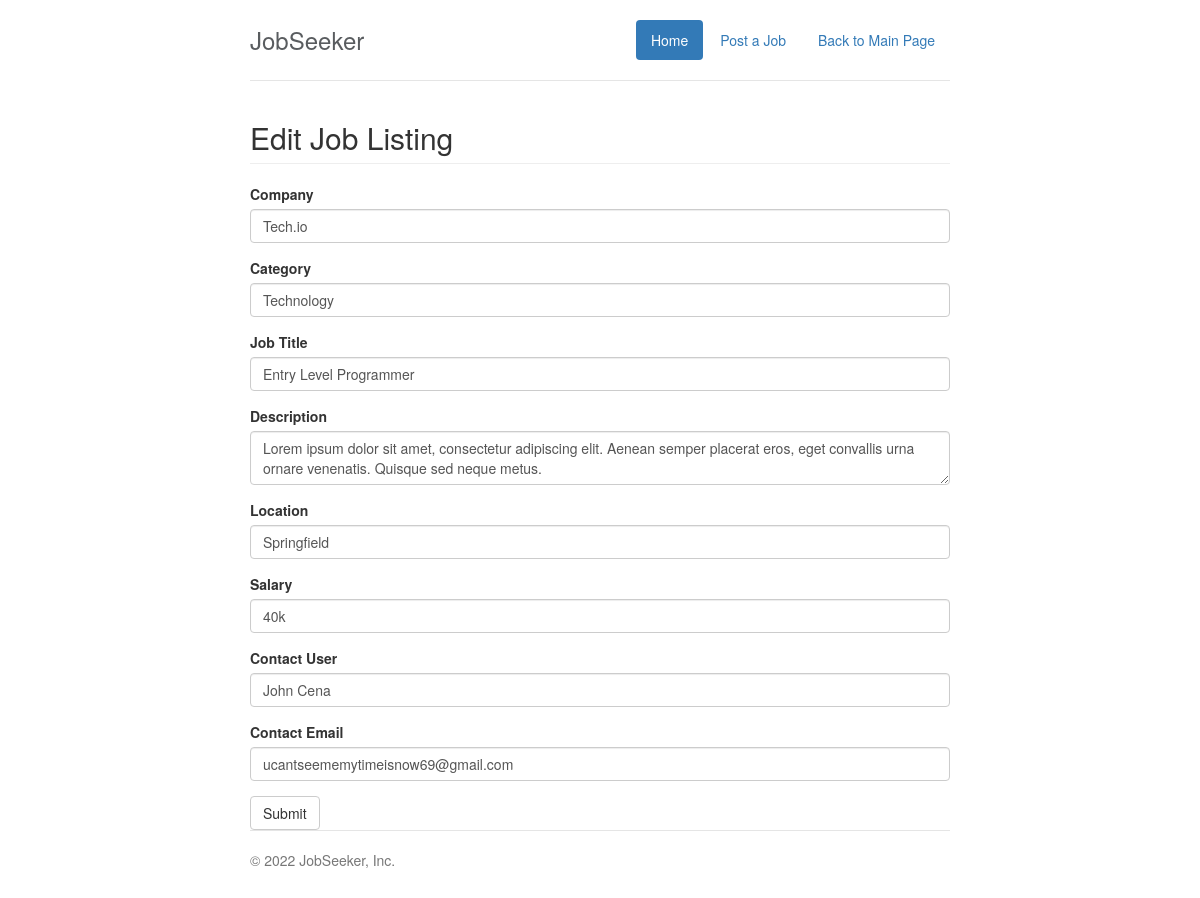
Page /employer/edit.php?id=2 on the committed database.
### tables this page shows
CREATE TABLE `jobs` (
  `id` int(11) NOT NULL,
  `category_id` int(11) NOT NULL,
  `company` varchar(255) NOT NULL,
  `job_title` varchar(255) NOT NULL,
  `description` varchar(255) NOT NULL,
  `salary` varchar(255) NOT NULL,
  `location` varchar(255) NOT NULL,
  `contact_user` varchar(255) NOT NULL,
  `contact_email` varchar(255) NOT NULL,
  `post_date` timestamp NOT NULL DEFAULT current_timestamp()
);

### employer/lib/Template.php (called while the page is built, shortened)
<?php
class Template{
    protected $template;
    public function __construct($template)
    {
        $this->template = $template;
    }
    public function __toString()
    {
        include basename($this->template);
        return ob_get_clean();
    }
}

### employer/lib/Database.php (called while the page is built, shortened)
<?php
class Database {
    private $host = DB_HOST;
    private $user = DB_USER;
    private $pass = DB_PASS;
    private $dbname = DB_NAME;
    private $dbh;
    private $stmt;
    public function __construct()
    {
        $dsn = 'mysql:host='. $this->host .';dbname='. $this->dbname;
        $options = array (
            PDO::ATTR_PERSISTENT => true,
            PDO::ATTR_ERRMODE => PDO::ERRMODE_EXCEPTION
        );
        try {
            $this->dbh = new PDO($dsn, $this->user,$this->pass, $options);
        }
        catch(PDOException $e) {
            $this->error = $e->getMessage();
        }
    }
    public function query($query){
        $this->stmt = $this->dbh->prepare($query);
    }
    public function bind($param, $value, $type = null){
        if(is_null($type)){
            switch(true){
                default :
                $type = PDO::PARAM_STR;
            }
        }
        $this->stmt->bindValue($param,$value,$type);
    }
    public function execute(){
        return $this->stmt->execute();
    }
    public function resultSet(){
        $this->execute();
        return $this->stmt->fetchAll(PDO::FETCH_OBJ);
    }
    public function single(){
        $this->execute();
        return $this->stmt->fetch(PDO::FETCH_OBJ);
    }
}

### employer/lib/Job.php (called while the page is built, shortened)
<?php
class Job{
    private $db;
    public function __construct()
    {
        $this->db = new Database;
    }
        public function getCategories(){
            $this->db->query("SELECT * FROM categories");
        $results = $this->db->resultSet();
        return $results;
        }
       public function getJob($id){
            $this->db->query("SELECT * FROM jobs WHERE id = :id");
            $this->db->bind(':id', $id);
            $row = $this->db->single();
            return $row;
       }
}

### employer/templates/job-edit.php (the view, shortened to what this page needs)
<?php include 'inc/header.php'; ?>
	<h2 class="page-header">Edit Job Listing</h2>
	<form method="post" action="edit.php?id=<?php echo $job->id; ?>">
		<div class="form-group">
			<label>Company</label>
			<input type="text" class="form-control" name="company" value="<?php echo $job->company; ?>">
		</div>
		<div class="form-group">
			<label>Category</label>
			<select class="form-control" name="category">
                <?php foreach($categories as $category): ?>
                	<?php if($job->category_id == $category->id) : ?>
                		<option value="<?php echo $category->id; ?>" selected><?php echo $category->name; ?></option>
					<?php else: ?>
						<option value="<?php echo $category->id; ?>"><?php echo $category->name; ?></option>
					<?php endif; ?>
                <?php endforeach; ?>
			</select>
		</div>
		<div class="form-group">
			<label>Job Title</label>
			<input type="text" class="form-control" name="job_title" value="<?php echo $job->job_title; ?>">
		</div>
		<div class="form-group">
			<label>Description</label>
			<textarea class="form-control" name="description"><?php echo $job->description; ?></textarea>
		</div>
		<div class="form-group">
			<label>Location</label>
			<input type="text" class="form-control" name="location" value="<?php echo $job->location; ?>">
		</div>
		<div class="form-group">
			<label>Salary</label>
			<input type="text" class="form-control" name="salary" value="<?php echo $job->salary; ?>">
		</div>
		<div class="form-group">
			<label>Contact User</label>
			<input type="text" class="form-control" name="contact_user" value="<?php echo $job->contact_user; ?>">
		</div>
		<div class="form-group">
			<label>Contact Email</label>
			<input type="text" class="form-control" name="contact_email" value="<?php echo $job->contact_email; ?>">
		</div>
		<input type="submit" class="btn btn-default" value="Submit" name="submit">
	</form>
<?php include 'inc/footer.php'; ?>

### employer/css/styles.css (style rules this page uses)
body { padding-top: 20px; padding-bottom: 20px; }

### rows in the picture
jobs: company "Tech.io", job_title "Entry Level Programmer", description "Lorem ipsum dolor sit amet, consectetur adipiscing elit. Aenean semper placerat eros, eget convallis urna ornare venenatis. Quisque sed neque metus.", location "Springfield", salary "40k", contact_user "John Cena", contact_email "ucantseememytimeisnow69@gmail.com"

### other values in the picture
form field category "Technology"
